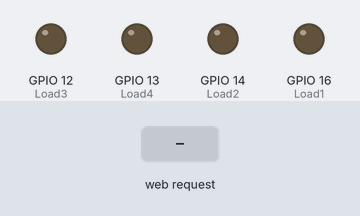
A sketch run on a simulated ESP8266 (NodeMCU). Parts: output pins drawn as LEDs (lit = HIGH). Inputs (shaded band) come from the test bench. WiFi joins after 1.5 s; servers stay silent unless stated; what the sketch prints to the serial monitor is not drawn.

Above: at 2.7 s.
2.8 s: HTTP request GET /form?submit=ON1 received
At 3.6 s:
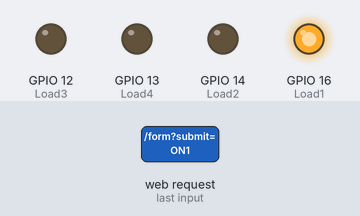
4.3 s: HTTP request GET /form?submit=ON2 received
At 4.7 s:
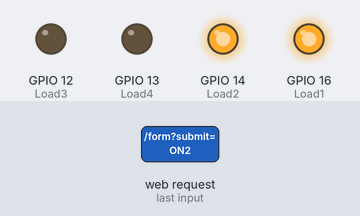
5.8 s: HTTP request GET /form?submit=OFF1 received
At 7.0 s:
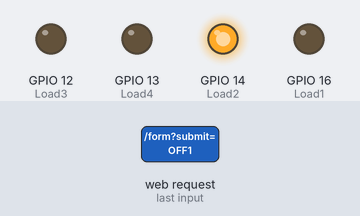
7.3 s: HTTP request GET /form?submit=OFF2 received
At 8.2 s:
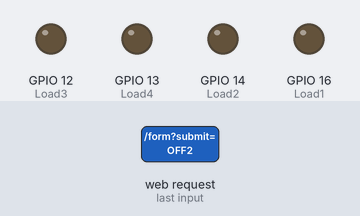
Timing chart, 0 to 9.8 s (numbered marks = the images above; inputs shaded):
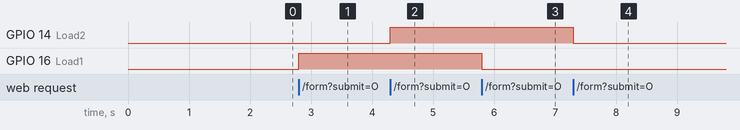

Measured:
- after the input at 2.8 s, GPIO 16 (Load1): LOW → HIGH at once
- after the input at 4.3 s, GPIO 14 (Load2): LOW → HIGH at once
- after the input at 5.8 s, GPIO 16 (Load1): HIGH → LOW at once
- after the input at 7.3 s, GPIO 14 (Load2): HIGH → LOW at once

The sketch:

webpage_esp_led_blinking_using_buttons.ino
```cpp
#include <ESP8266WiFi.h>
#include <WiFiClient.h>
#include <ESP8266WebServer.h>

#include "Page.h"

int Load1=16;
int Load2=14;
int Load3=12;
int Load4=13;


/* Set these to your desired credentials. */
const char *ssid = "Jeet";
const char *password = "jeet12345";

ESP8266WebServer server(80);
String L1Status,L2Status,L3Status,L4Status;
//=======================================================================
//                    handles main page 192.168.4.1
//=======================================================================
/* Just a little test message.  Go to http://192.168.4.1 in a web browser
 * connected to this access point to see it.
 */
void handleRoot() {
  String s = MAIN_page;
  s.replace("@@L1@@", L1Status);
  s.replace("@@L2@@", L2Status);
  s.replace("@@L3@@", L3Status);
  s.replace("@@L4@@", L4Status);

  server.send(200, "text/html", s);                    // 200 is a html request which sends the webpage to the server,s is the webpage string
}

//=======================================================================
//                    Handle Set Date/Time Settings
//=======================================================================
void handleForm() {
  String t_state = server.arg("submit");

//Change Load-1 State as per request
  if(t_state=="ON1")
  {
    L1Status="ON";
    digitalWrite(Load1, HIGH);       //Load1 Turned on
  }

  if(t_state=="OFF1")
  {
    L1Status="OFF";
    digitalWrite(Load1, LOW);      //Load1 Turned off
  }
//Change Load-2 State as per request
  if(t_state=="ON2")
  {
    L2Status="ON";
    digitalWrite(Load2, HIGH);       //Load1 Turned on
  }

  if(t_state=="OFF2")
  {
    L2Status="OFF";
    digitalWrite(Load2, LOW);      //Load1 Turned off
  }
//Change Load-3 State as per request
  if(t_state=="ON3")
  {
    L3Status="ON";
    digitalWrite(Load3, HIGH);       //Load1 Turned on
  }

  if(t_state=="OFF3")
  {
    L3Status="OFF";
    digitalWrite(Load3, LOW);      //Load1 Turned off
  }
//Change Load-4 State as per request
  if(t_state=="4")
  {
    L4Status="ON4";
    digitalWrite(Load4, HIGH);       //Load1 Turned on
  }

  if(t_state=="OFF4")
  {
    L4Status="OFF";
    digitalWrite(Load4, LOW);      //Load1 Turned off
  }

  server.sendHeader("Location", "/");
  server.send(302, "text/plain", "Updated-- Press Back Button");  //This Line Keeps It on Same Page

  delay(500);
}
//=======================================================================
//                    Power on setup
//=======================================================================

void setup() {
 Serial.begin(115200);

  WiFi.begin(ssid, password);     //Connect to your WiFi router
  Serial.println("");
 // Wait for connection
  while (WiFi.status() != WL_CONNECTED) {
    delay(500);
    Serial.print(".");
  }

  //If connection successful show IP address in serial monitor
  Serial.println("");
  Serial.print("Connected to ");
  Serial.println(ssid);
  Serial.print("IP address: ");
  Serial.println(WiFi.localIP());  //IP address assigned to your ESP

   server.on("/", handleRoot);
  server.on("/form", handleForm);

  server.begin();
  pinMode(Load1, OUTPUT);
  pinMode(Load2, OUTPUT);
  pinMode(Load3, OUTPUT);
  pinMode(Load4, OUTPUT);
}

//=======================================================================
//                    Main Program Loop
//=======================================================================
void loop() {
  server.handleClient();
}
//=======================================================================
```

Page.h
```cpp
const char MAIN_page[] PROGMEM = R"=====(
<HTML>
<TITLE>
REMOTE LED ON/OFF CONTROL
</TITLE>
<BODY>
<CENTER>
<FORM method="post" action="/form">
<TABLE>
<TR><TD colspan=2><B>IoT Based Home Automation System</B></TD></TR>
<TR><TD>Load Status</TD></TR>

<TR><TD>
<INPUT TYPE=SUBMIT VALUE="ON1" name=submit>
<INPUT TYPE=SUBMIT VALUE="OFF1" name=submit>
</TD>
<TD>@@L1@@</TD></TR>

<TR><TD>
<INPUT TYPE=SUBMIT VALUE="ON2" name=submit>
<INPUT TYPE=SUBMIT VALUE="OFF2" name=submit>
</TD>
<TD>@@L2@@</TD></TR>

<TR><TD>
<INPUT TYPE=SUBMIT VALUE="ON3" name=submit>
<INPUT TYPE=SUBMIT VALUE="OFF3" name=submit>
</TD>
<TD>@@L3@@</TD></TR>

<TR><TD>
<INPUT TYPE=SUBMIT VALUE="ON4" name=submit>
<INPUT TYPE=SUBMIT VALUE="OFF4" name=submit>
</TD>
<TD>@@L4@@</TD></TR>


</TABLE>
</FORM>

</CENTER>
</BODY>
</HTML>
)=====";
```
